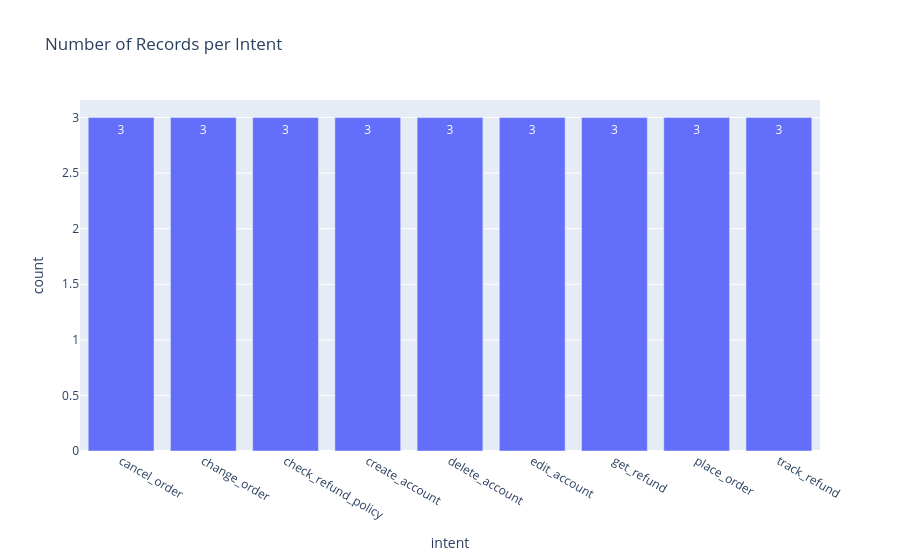

Notebook cell for this chart:
### Code cell
plot_number_records_per_intent(test2_df)
test2_df

### Figure 1 — Plotly figure (JSON) as saved in the notebook; plotly's stock layout.template omitted (floating-point values rounded to 4 significant figures)
{"data": [{"hovertemplate": "intent=%{x}<br>count=%{y}<extra></extra>", "legendgroup": "", "marker": {"color": "#636efa", "pattern": {"shape": ""}}, "name": "", "orientation": "v", "showlegend": false, "textposition": "auto", "texttemplate": "%{y}", "type": "bar", "x": ["cancel_order", "change_order", "check_refund_policy", "create_account", "delete_account", "edit_account", "get_refund", "place_order", "track_refund"], "xaxis": "x", "y": [3, 3, 3, 3, 3, 3, 3, 3, 3], "yaxis": "y"}], "layout": {"barmode": "relative", "legend": {"tracegroupgap": 0}, "title": {"text": "Number of Records per Intent"}, "xaxis": {"anchor": "y", "domain": [0, 1], "title": {"text": "intent"}}, "yaxis": {"anchor": "x", "domain": [0, 1], "title": {"text": "count"}}}}
